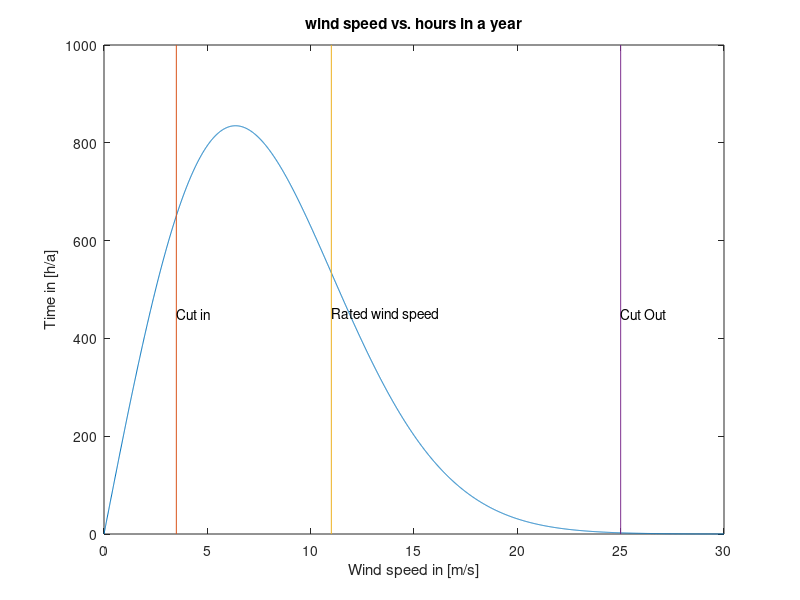
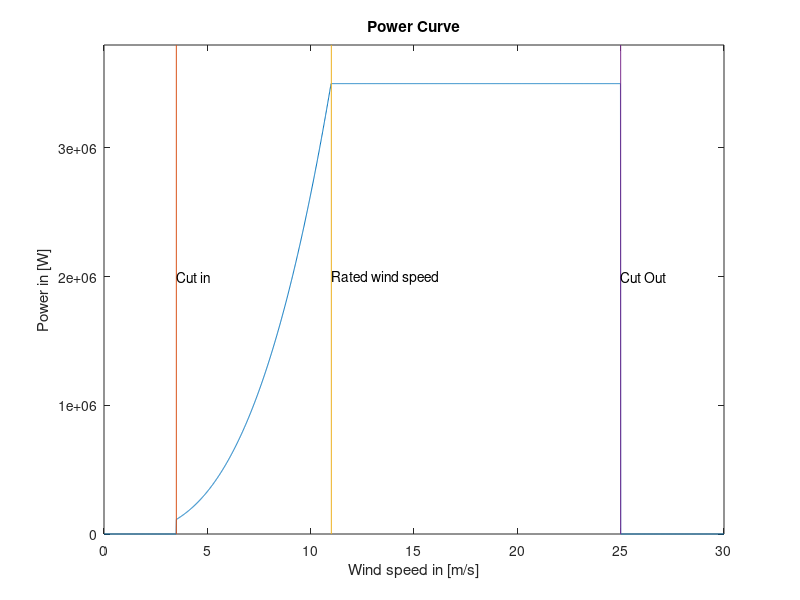
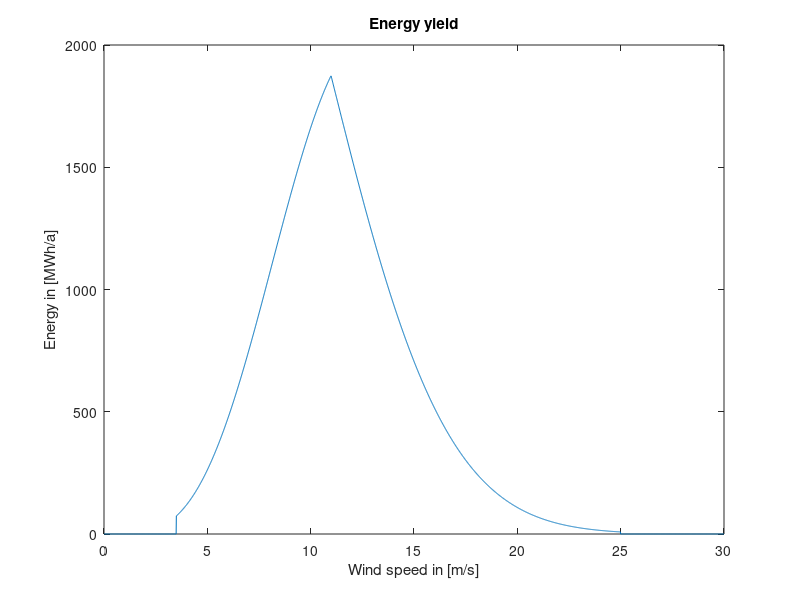
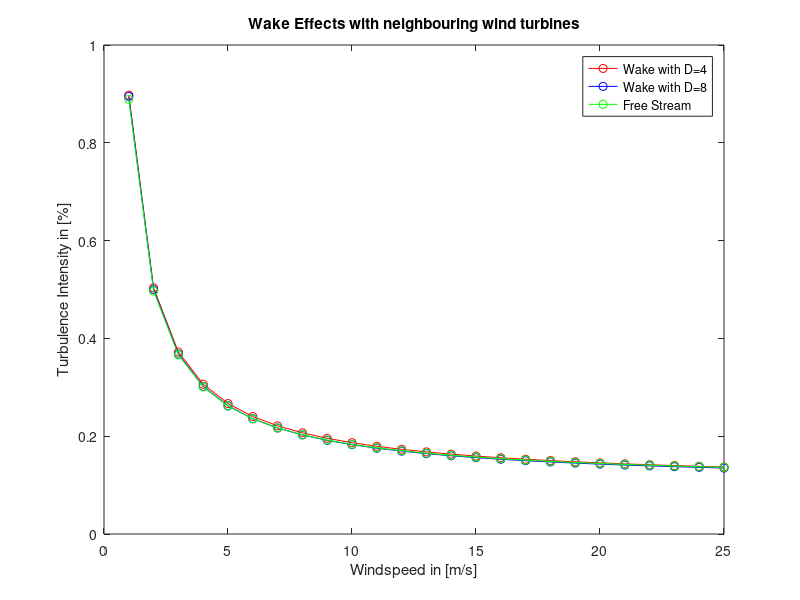

MATLAB code to generate these figures, in order:
%% Task 1 Wind Speed vs hours per year
cut_in_ws = 3.5
cut_out_ws = 25
rated_ws = 11
k = 2
vAve=10
A = vAve/sqrt(pi/2)
data = wblpdf(0:0.01:30,9,k)
data = data*8760/100 %must be fitted to bin size 1

figure;
plot(0:0.01:30,data*100)
y1=get(gca,'ylim')
hold on
plot([cut_in_ws cut_in_ws],y1)
text(cut_in_ws,450,'Cut in')
plot([rated_ws rated_ws],y1)
text(rated_ws,450,'Rated wind speed')
plot([cut_out_ws cut_out_ws],y1)
text(cut_out_ws,450,'Cut Out')
title('wind speed vs. hours in a year')
xlabel('Wind speed in [m/s]')
ylabel('Time in [h/a]')
saveas(gcf,'windspeed_vs_hours_year.png')
hold off
%% Power Curve
rho = 1.225
total_eff = 0.4705
R = 54.0

power = @(V) 0.5*rho*total_eff*pi*R^2*V^3;
j=1;
for i= 0:0.01:30
    data_power(j) = power(i);
    if data_power(j) > 3500000
        data_power(j) = 3500000;
    end
    if i<cut_in_ws || i>= cut_out_ws
        data_power(j) = 0;
    end

    j = j +1;
end

figure;
plot(0:0.01:30, data_power)
y1 = [0 3800000];
hold on
plot([cut_in_ws cut_in_ws],y1)
text(cut_in_ws,2000000,'Cut in')
plot([rated_ws rated_ws],y1)
text(rated_ws,2000000,'Rated wind speed')
plot([cut_out_ws cut_out_ws],y1)
text(cut_out_ws,2000000,'Cut Out')
axis([0,30,0,3800000])
title('Power Curve')
xlabel('Wind speed in [m/s]')
ylabel('Power in [W]')
saveas(gcf,'power_curve.png')
hold off

%% Energy-Yield
for i= 1:length(data_power)
    energy_yield(i) = data_power(i)/1000*data(i);
end
figure;
plot(0:0.01:30, energy_yield/10)
title('Energy yield')
xlabel('Wind speed in [m/s]')
ylabel('Energy in [MWh/a]')
saveas(gcf, 'energy_yield.png')

total_energy_yield = sum(energy_yield);
disp('Sum Energy yield in [GWh/a]')
disp(total_energy_yield)
disp('Money 100 % available 0.08 € / kWh')
disp(total_energy_yield*0.08)
disp('Money 95 % available 0.08 € / kWh')
disp(total_energy_yield*0.08*0.95)
disp('Difference in Money')
disp(total_energy_yield*0.08-total_energy_yield*0.08*0.95)

%% Calculate Turbulence Intensity for different wind speeds
I_ref_b = 0.14;

% According to NTM, Slide 6
count = 1;
for i = 1:25
    sigma(count) = I_ref_b*(0.75*i+5.6);
    turbulence_intensity(count) = sigma(count)/i;
    count = count + 1 ;
end

disp('Turbulence Intensity')
disp(turbulence_intensity)
%% Wake Conditions
count = 1;
p_w = 0.06;
N = 1;
di_4 = 4;
di_8 = 8;

%According to Frandsen, Slide 7
for i = 1:25
    sigma_t(count,1) = sqrt(0.9*i^2/(1.5+0.3*di_4*sqrt(i))^2+sigma(count));
    sigma_t(count,2) = sqrt(0.9*i^2/(1.5+0.3*di_8*sqrt(i))^2+sigma(count));
    I_eff_4(count) = 1/i*((1-N*p_w)*sigma(count)^4+p_w*sigma_t(count,1)^4)^(1/4);
    I_eff_8(count) = 1/i*((1-N*p_w)*sigma(count)^4+p_w*sigma_t(count,2)^4)^(1/4);

    count = count + 1 ;
end

figure;
plot(I_eff_4,'-or');
hold on;
plot(I_eff_8,'-ob');
plot(turbulence_intensity,'-og');
xlabel('Windspeed in [m/s]');
ylabel('Turbulence Intensity in [%]');
title('Wake Effects with neighbouring wind turbines');
legend('Wake with D=4', 'Wake with D=8', 'Free Stream');
saveas(gcf, 'wake_effects_5.png')

disp('I_eff_4, for ws 5,10,15,25');
disp(I_eff_4(5));
disp(I_eff_4(10));
disp(I_eff_4(15));
disp(I_eff_4(25));

disp('I_eff_8, for ws 5,10,15,25');
disp(I_eff_8(5));
disp(I_eff_8(10));
disp(I_eff_8(15));
disp(I_eff_8(25));
